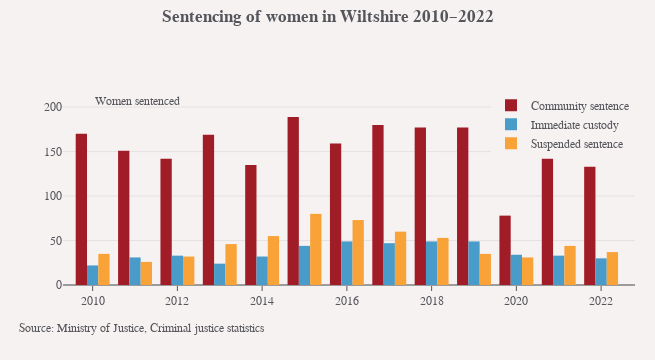

Notebook source saved alongside this figure:
### Markdown cell above
Refining output of y-axis labels

### Code cell
pfa_df = df[df["pfa"] == "Wiltshire"]
trace_list = [] # Need to empty my trace_list with every loop through each PFA so that charts are plotted separately
fig = go.Figure() # Need to also instantiate the figure with every loop in order to clear fig.data values

for i in pfa_df["outcome"].unique():  # Creating a for loop to extract unique values from the dataframe and make traces
    pfa_df_outcome = pfa_df[pfa_df["outcome"] == i]
    
    
    trace = go.Bar(
        x=pfa_df_outcome["year"],
        y=pfa_df_outcome["freq"],
        name=str(pfa_df_outcome["outcome"].iloc[0]),
        customdata=pfa_df_outcome["outcome"].str.lower(),
        hovertemplate="%{y} %{customdata}<extra></extra>",
    )

    trace_list.append(trace)

fig.add_traces(trace_list)

## Chart title
title = textwrap.wrap(f'<b>Sentencing of women in {pfa_df_outcome["pfa"].iloc[0]} 2010–2022</b>', width=60)

fig.update_layout(
    margin=dict(l=63, b=75, r=20),
    barmode="group",
    title="<br>".join(title),
    title_y=0.94,
    title_yanchor="bottom",
    yaxis_title="",
    yaxis_tick0=0,
    yaxis_tickformat=",.0f",
    xaxis_showgrid=False,
    xaxis_tickcolor="#54565B",
    xaxis_dtick=2,
    xaxis_tick0=2010,
    showlegend=True,
    hovermode="x",
    modebar_activecolor="#A01D28",
    width=655,
    height=360,
)

fig.update_layout(legend=dict(
    yanchor="top",
    y=1.05,
    xanchor="right",
    x=1,
))

## Chart annotations
annotations = []

# # Adding source label
source = prt_theme.sourceAnnotation("Ministry of Justice, Criminal justice statistics", annotations)

# Adding y-axis label
annotations.append(
    dict(
        xref="x",
        yref="paper",
        x=pfa_df_outcome["year"].iloc[0],
        y=1.04,
        align="left",
        xanchor="left",
        showarrow=False,
        text="Women sentenced",
        font_size=12,
    )
)

# Adding annotations to layout
fig.update_layout(annotations=annotations)


## Setting chart axis ranges
max_y_val = 0
for i in range(len(fig.data)):
    max_trace = (fig.data[i].y).max()
    if max_trace > max_y_val:
        max_y_val = max_trace

y_intervals = [52, 103, 208, 315, 420, 540, 640, 830, 909, 1550, 2080, 3100]
y_max_idx = min(range(len(y_intervals)), key = lambda i: abs(y_intervals[i]-max_y_val))
if y_intervals[y_max_idx] <= max_y_val:
    y_max = y_intervals[y_max_idx + 1]
else: 
    y_max = y_intervals[y_max_idx]


fig.update_yaxes(range=[0, y_max])
fig.update_xaxes(range=[2009.3, 2022.8])

fig.show()

### Figure 1 — Plotly figure (JSON) as saved in the notebook; plotly's stock layout.template omitted (floating-point values rounded to 4 significant figures)
{"data": [{"customdata": ["community sentence", "community sentence", "community sentence", "community sentence", "community sentence", "community sentence", "community sentence", "community sentence", "community sentence", "community sentence", "community sentence", "community sentence", "community sentence"], "hovertemplate": "%{y} %{customdata}<extra></extra>", "name": "Community sentence", "type": "bar", "x": [2010, 2011, 2012, 2013, 2014, 2015, 2016, 2017, 2018, 2019, 2020, 2021, 2022], "y": [170, 151, 142, 169, 135, 189, 159, 180, 177, 177, 78, 142, 133]}, {"customdata": ["immediate custody", "immediate custody", "immediate custody", "immediate custody", "immediate custody", "immediate custody", "immediate custody", "immediate custody", "immediate custody", "immediate custody", "immediate custody", "immediate custody", "immediate custody"], "hovertemplate": "%{y} %{customdata}<extra></extra>", "name": "Immediate custody", "type": "bar", "x": [2010, 2011, 2012, 2013, 2014, 2015, 2016, 2017, 2018, 2019, 2020, 2021, 2022], "y": [22, 31, 33, 24, 32, 44, 49, 47, 49, 49, 34, 33, 30]}, {"customdata": ["suspended sentence", "suspended sentence", "suspended sentence", "suspended sentence", "suspended sentence", "suspended sentence", "suspended sentence", "suspended sentence", "suspended sentence", "suspended sentence", "suspended sentence", "suspended sentence", "suspended sentence"], "hovertemplate": "%{y} %{customdata}<extra></extra>", "name": "Suspended sentence", "type": "bar", "x": [2010, 2011, 2012, 2013, 2014, 2015, 2016, 2017, 2018, 2019, 2020, 2021, 2022], "y": [35, 26, 32, 46, 55, 80, 73, 60, 53, 35, 31, 44, 37]}], "layout": {"annotations": [{"font": {"size": 12}, "showarrow": false, "text": "Source: Ministry of Justice, Criminal justice statistics", "x": -0.08, "xanchor": "left", "xref": "paper", "y": -0.19, "yanchor": "top", "yref": "paper"}, {"align": "left", "font": {"size": 12}, "showarrow": false, "text": "Women sentenced", "x": 2010, "xanchor": "left", "xref": "x", "y": 1.04, "yref": "paper"}], "barmode": "group", "height": 360, "hovermode": "x", "legend": {"x": 1, "xanchor": "right", "y": 1.05, "yanchor": "top"}, "margin": {"b": 75, "l": 63, "r": 20}, "modebar": {"activecolor": "#A01D28"}, "showlegend": true, "title": {"text": "<b>Sentencing of women in Wiltshire 2010–2022</b>", "y": 0.94, "yanchor": "bottom"}, "width": 655, "xaxis": {"dtick": 2, "range": [2009.0, 2023.0], "showgrid": false, "tick0": 2010, "tickcolor": "#54565B"}, "yaxis": {"range": [0, 208], "tick0": 0, "tickformat": ",.0f", "title": {"text": ""}}}}
